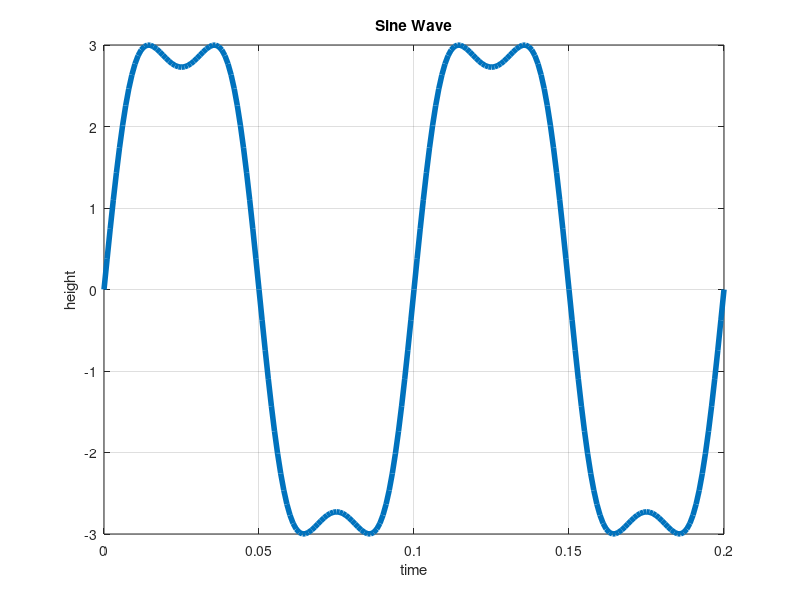

Write the MATLAB code that produced this figure.
%1. Random 3x4 matrix
    %The for loops create a 3x4 matrix where each element is randomly
    %generated
    for col = 1:4
        for row = 1:3
            rmat(row,col) = rand;
        end    
    end
    disp(rmat);
    %Identifies the smallest value in each row where M is a column vector
    %with each of the smallest value and I is the column that the smallest
    %value in each row appears in
    [M,I] = min( rmat, [], 2 );
    disp('Smallest values per row')
    disp(M)
    disp ('Column that smallest value appears in')
    disp(I)

%Displays car information
    car = struct('color',' white','year',' 1998','make',' Honda','model',' Civic','class',' LX','cylinders',' 4 cylinders');
    disp(['Say you drive a ',  car.color, car.year , car.make, car.model ,  car.class , car.cylinders ])
    
%Displays car information but uses a cell
    carcell = {'color','year','make','model','class','cylinder';' white',' 1998',' Honda',' Civic',' LX',' 4 cylinders'};
    disp(['Say you drive a ', carcell(2,1), carcell(2,2), carcell(2,3), carcell(2,4), carcell(2,5), carcell(2,6)])

%Make a 10Hz sine wave
    t = 0:0.2:0.6;
    y = 3*sin(2*sin(2*pi*10*t));
    plot(t,y)
    %It doesn't look like a sine wave because there are to few steps between
    %the starting and ending t values

%Make another sine wave
    t = 0:0.001:100; 
    y = 3*sin(2*sin(2*pi*10*t));
    plot(t,y)
    %The window is too zoomed and the lines of the sine function all run
    %together

%An actual sine wave
    %The first and last values of f represent the beginnning and the end while
    %the second is the size of sections of t and determines the resolution of
    %the graph
    t = 0:0.001:.2; 
    y = 3*sin(2*sin(2*pi*10*t));
    plot(t,y,'LineWidth',4);
   %Formatting the plot
    grid
    xlabel('time');
    ylabel('height');
    title('Sine Wave');
   
